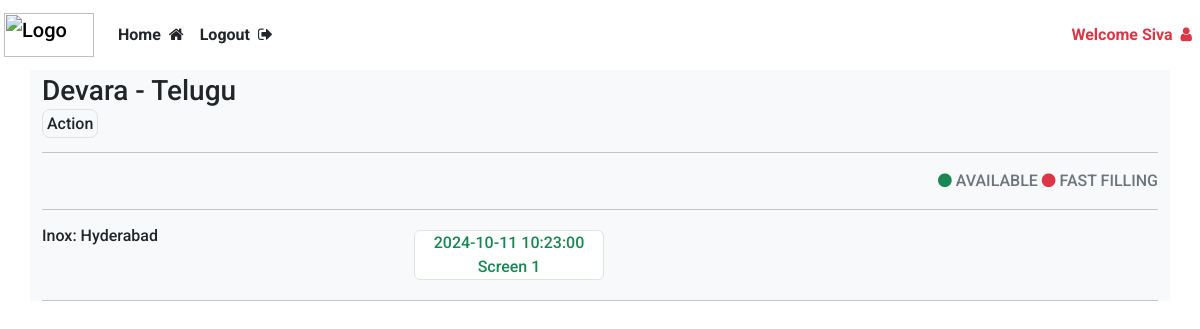
The page /theater/1 (signed in) on the database its author committed.
### website/models.py (models this page shows)
class User(db.Model, UserMixin):
    id = db.Column(db.Integer , primary_key=True)
    email = db.Column(db.String(150), unique = True)
    password = db.Column(db.String(150))
    name = db.Column(db.String(150))
    phone = db.Column(db.String(15), nullable=True)
    is_admin = db.Column(db.Boolean, default=False)
    bookings = db.relationship('Booking', backref='user', lazy=True)

class Movie(db.Model):
    id = db.Column(db.Integer, primary_key=True)
    title = db.Column(db.String(150), nullable=False)
    description = db.Column(db.Text, nullable=True)
    duration = db.Column(db.Integer, nullable=False)  # Duration in minutes
    language = db.Column(db.String(50), nullable=False)
    release_date = db.Column(db.Date, nullable=False)
    genre = db.Column(db.String(100), nullable=False)
    image = db.Column(db.String(200), nullable= True)
    screenings = db.relationship('Screening', backref='movie', lazy=True, cascade="all, delete-orphan")

class Cinema(db.Model):
    id = db.Column(db.Integer, primary_key=True)
    name = db.Column(db.String(100), nullable=False)
    location = db.Column(db.String(200), nullable=False)
    total_screens = db.Column(db.Integer, nullable=False)
    screenings = db.relationship('Screening', backref='cinema', lazy=True, cascade="all, delete")

class Screening(db.Model):
    id = db.Column(db.Integer, primary_key=True)
    movie_id = db.Column(db.Integer, db.ForeignKey('movie.id'), nullable=False)
    cinema_id = db.Column(db.Integer, db.ForeignKey('cinema.id'), nullable=False)
    screen_number = db.Column(db.Integer, nullable=False)
    start_time = db.Column(db.DateTime, nullable=False)
    end_time = db.Column(db.DateTime, nullable=False)
    price = db.Column(db.Float, nullable=False)
    bookings = db.relationship('Booking', backref='screening', lazy=True)

### website/views.py (the view)
@views.route('/theater/<int:movie_id>')
@login_required
def theater_details(movie_id):
    movie = Movie.query.get(movie_id)
    screenings = Screening.query.filter_by(movie_id = movie.id).order_by(Screening.start_time.asc()).all()
    cinemas = []
    for screening in screenings:
        cinema = Cinema.query.get(screening.cinema_id)
        if  cinema not in cinemas:
            cinemas.append(cinema)
    return render_template('theater_list.html', user= current_user, movie=movie, screenings= screenings, cinemas=cinemas)

### website/templates/theater_list.html (shortened to what this page needs)
{% extends "base.html" %}
{% block content %}
<div>
        <span class="fs-3">{{movie.title}} - </span>
        <span class="fs-3">{{movie.language}}</span><br>
        <span class="border p-1 rounded-3">{{movie.genre}}</span>
        <hr>
</div>
<div class="text-end">
    <i class="fa fa-circle text-success " aria-hidden="true"></i> <span class="text-secondary">AVAILABLE</span>
    <i class="fa fa-circle text-danger" aria-hidden="true"></i> <span class="text-secondary">FAST FILLING</span>
    <hr>
</div>
{% for cinema in cinemas %}
<div class="row">
    <div class="col-lg-4">
        <h6>{{cinema.name}}: {{cinema.location}}</h6>
    </div>
    <div class="col-lg-8">
        <div class="row cursor-pointer">
            {% for screening in screenings %}
                {% if screening.cinema_id == cinema.id %}
                    <a href="{{url_for('views.show_seats', screening_id = screening.id)}}" class="col-lg-3 border text-center m-1 text-success bg-white rounded text-decoration-none">
                        <p class="mb-0 " style="cursor: pointer;">{{screening.start_time}}</p>
                        <p class="mt-0 mb-0" style="cursor: pointer;">Screen {{screening.screen_number}}</p>
                    </a>
                {% endif %}
            {% endfor %}
        </div>
    </div>
</div>
<hr>
{% endfor %}
{% endblock %}

### website/templates/base.html (shortened to what this page needs)
<html>
    <head>
        <link rel="stylesheet" href="{{url_for('static', filename= 'bootstrap.min.css')}}">
        <link rel="stylesheet" href="{{ url_for('static', filename= 'index.css') }}">
        <link rel="stylesheet" href="https://cdnjs.cloudflare.com/ajax/libs/font-awesome/4.7.0/css/font-awesome.min.css">
    </head>
    <body>
        <nav class="navbar navbar-expand-lg">
            <a class="navbar-brand" href="/">
                <img src="https://getlogo.net/wp-content/uploads/2020/04/bookmyshow-logo-vector.png" alt="Logo" width="90" height="44" class="d-inline-block align-text-top ms-1">
              </a>
            <div class="collapse navbar-collapse" id="navbar">
                <div class="navbar-nav">
                    {% if user.is_authenticated %}
                        {% if user.is_admin %}
                        <a class="nav-item nav-link text-dark fw-bold" href="/admin/add">Home<i class="fa fa-home ms-2" aria-hidden="true"></i></a>
                        <a class="nav-item nav-link text-dark fw-bold" href="/logout">Logout<i class="fa fa-sign-out ms-2" aria-hidden="true"></i></a>
                        {% else %}
                        <a class="nav-item nav-link text-dark fw-bold" href="/">Home<i class="fa fa-home ms-2" aria-hidden="true"></i></a>
                        <a class="nav-item nav-link text-dark fw-bold" href="/logout">Logout<i class="fa fa-sign-out ms-2" aria-hidden="true"></i></a>
                        {% endif %}
                    {% else %}
                        <a class="nav-item nav-link text-danger fw-bold" href="/login">Login<i class="fa fa-sign-in ms-2" aria-hidden="true"></i></a>
                        <a class="nav-item nav-link text-danger fw-bold" href="/signUp">Sign Up<i class="fa fa-user-plus ms-2" aria-hidden="true"></i></a>
                    {% endif %}
                </div>
                <div class="navbar-nav ms-auto">
                    {% if user.is_authenticated %}
                        <a class="nav-item nav-link fw-bold text-danger" href="{{url_for('views.user_bookings')}}">
                            Welcome {{user.name}}<i class="fa fa-user ms-2" aria-hidden="true"></i>
                        </a>
                    {% endif %}
                </div>
            </div>
        </nav>
        <div class="container bg-light">
            {% block content %}
            {% endblock %}
        </div>
    </body>
</html>

### website/static/index.css (style rules this page uses)
body { font-family: "Roboto", sans-serif; font-weight: 500; font-style: normal; }

### rows shown on the page
User: name "Siva"
Movie: title "Devara", language "Telugu", genre "Action"
Cinema: name "Inox", location "Hyderabad"
Screening: start_time "2024-10-11 10:23:00", screen_number "1"
